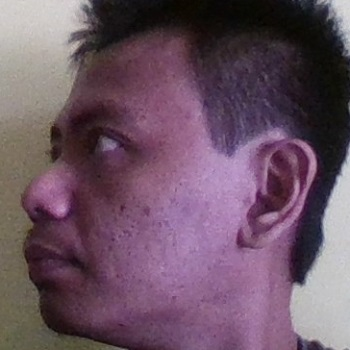
#> input picture dataset/21.jpg, 350 x 350 px; its folder holds 4 pictures in this run
$ python train2.py
#> lines starting #> are read from the running program, lines starting #| are printed output that depends on the picture
#!/usr/bin/env python

__author__ = 'Aleksandar Gyorev'
__email__  = 'a.gyorev@jacobs-university.de'

import os
import cv2
import sys
import shutil
import random
import numpy as np
import glob
"""
A Python class that implements the Eigenfaces algorithm
for face recognition, using eigenvalue decomposition and
principle component analysis.

We use the AT&T data set, with 60% of the images as train
and the rest 40% as a test set, including 85% of the energy.

Additionally, we use a small set of celebrity images to
find the best AT&T matches to them.

Example Call:
    $> python2.7 eigenfaces.py att_faces celebrity_faces

Algorithm Reference:
    http://docs.opencv.org/modules/contrib/doc/facerec/facerec_tutorial.html
"""
class Eigenfaces(object):                                                       # *** COMMENTS ***

    faceDet = cv2.CascadeClassifier("haarcascade_frontalface_default.xml")
    faceDet_two = cv2.CascadeClassifier("haarcascade_frontalface_alt2.xml")
    faceDet_three = cv2.CascadeClassifier("haarcascade_frontalface_alt.xml")
    faceDet_four = cv2.CascadeClassifier("haarcascade_frontalface_alt_tree.xml")
    faces_count = 20

    faces_dir = 'dataset\\*'                                                             # directory path to the AT&T faces

    train_faces_count = 1                                                       # number of faces used for training
    test_faces_count = 5                                                      # number of faces used for testing

    l = train_faces_count * faces_count                                         # training images count
    m = 350                                                                      # number of columns of the image
    n = 350                                                                    # number of rows of the image
    mn = m * n                                                                  # length of the column vector

    def extract_face(self, gray):
        #Detect face using 4 different classifiers
        face = self.faceDet.detectMultiScale(gray, scaleFactor=1.1, minNeighbors=10, minSize=(5, 5), flags=cv2.CASCADE_SCALE_IMAGE)
        face_two = self.faceDet_two.detectMultiScale(gray, scaleFactor=1.1, minNeighbors=10, minSize=(5, 5), flags=cv2.CASCADE_SCALE_IMAGE)
        face_three = self.faceDet_three.detectMultiScale(gray, scaleFactor=1.1, minNeighbors=10, minSize=(5, 5), flags=cv2.CASCADE_SCALE_IMAGE)
        face_four = self.faceDet_four.detectMultiScale(gray, scaleFactor=1.1, minNeighbors=10, minSize=(5, 5), flags=cv2.CASCADE_SCALE_IMAGE)

        #Go over detected faces, stop at first detected face, return empty if no face.
        if len(face) == 1:
            facefeatures = face
        elif len(face_two) == 1:
            facefeatures = face_two
        elif len(face_three) == 1:
            facefeatures = face_three
        elif len(face_four) == 1:
            facefeatures = face_four
        else:
            facefeatures = ""
        #Cut and save face
        for (x, y, w, h) in facefeatures: #get coordinates and size of rectangle containing face

            gray = gray[y:y+h, x:x+w] #Cut the frame to size

        try:
            out = cv2.resize(gray, (350, 350)) #Resize face so all images have same size
            # cv2.imwrite("dataset\\%s\\%s.jpg" %(emotion, filenumber), out) #Write image
        except:
            pass #If error, pass file
        return out

    """
    Initializing the Eigenfaces model.
    """
    def __init__(self, _faces_dir = 'dataset\\*', _energy = 0.85):
#> called with _faces_dir = 'dataset\\*', _energy = 0.85
        print('> Initializing started')

        self.faces_dir = _faces_dir
        self.energy = _energy
        self.training_ids = []                                                  # train image id's for every at&t face

        L = np.empty(shape=(self.mn, self.l), dtype='float64')                  # each row of L represents one train image
        cur_img = 0
        files = glob.glob("dataset\\*" )
        M = len(files)

        for f in files:
            v = cv2.imread(f)
#> v is the input picture: shape (350, 350, 3); mean B, G, R 99.5, 83.4, 107.4
            gray = cv2.cvtColor(v, cv2.COLOR_BGR2GRAY)
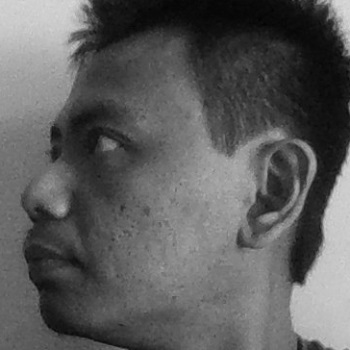
#> gray: shape (350, 350); min 2, max 217, mean 92.4
            face = self.extract_face(gray)
#> in extract_face, `face = self.faceDet.detectMultiScale(gray, scaleFactor=1.1, minNeighbo..`: face = ()
            img_col = np.array(face, dtype='float64').ravel().tolist()
#> img_col = 122500 items

            L[:, cur_img] = img_col[:]                                      # set the cur_img-th column to the current training image
            cur_img += 1
#> pass 2 of the loop in __init__, `for f in files:`:
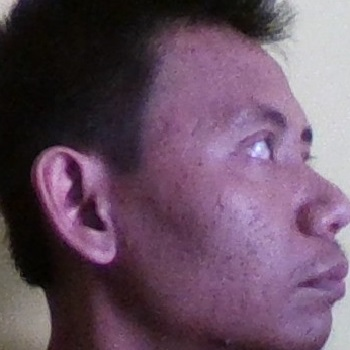
#> input picture dataset/22.jpg, 350 x 350 px
#> in __init__, v is the input picture: shape (350, 350, 3); mean B, G, R 98.5, 80, 103.1
#> in __init__, `gray = cv2.cvtColor(v, cv2.COLOR_BGR2GRAY)`:
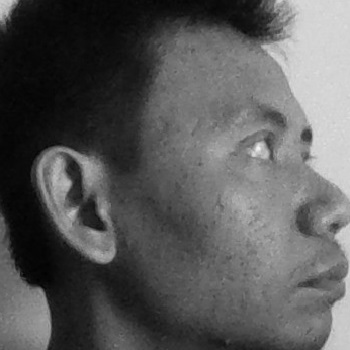
#> gray: shape (350, 350); min 1, max 244, mean 89
#> pass 3 of the loop in __init__, `for f in files:`:
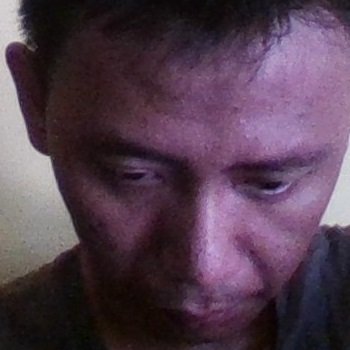
#> input picture dataset/23.jpg, 350 x 350 px
#> in __init__, v is the input picture: shape (350, 350, 3); mean B, G, R 78.4, 62.2, 82.8
#> in __init__, `gray = cv2.cvtColor(v, cv2.COLOR_BGR2GRAY)`:
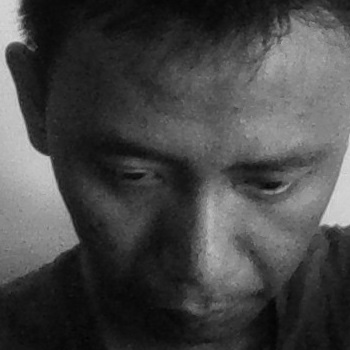
#> gray: shape (350, 350); min 1, max 217, mean 70.2
#> the loop made 4 passes; the first 3 are shown

        self.mean_img_col = np.sum(L, axis=1) / self.l                          # get the mean of all images / over the rows of L

        print(self.mean_img_col)
#> (printed output is left out)
        cv2.imshow('average_face face', np.array(self.mean_img_col,dtype='uint8').reshape(350, 350))
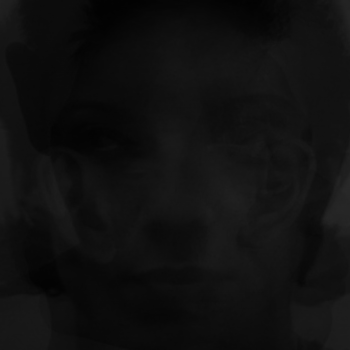
#> window 'average_face face': shape (350, 350); min 1, max 41, mean 15.9
        cv2.waitKey()
        for j in range(0, self.l):                                             # subtract from all training images
            L[:, j] -= self.mean_img_col[:]

        C = np.matrix(L.transpose()) * np.matrix(L)                             # instead of computing the covariance matrix as
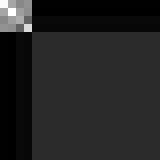
#> C: shape (20, 20) float64 (shown 8 times larger); min -170666963.3, max 1.04e+09, mean 0; drawn with min black and max white
        C /= self.l                                                             # L*L^T, we set C = L^T*L, and end up with way
                                                                                # smaller and computentionally inexpensive one
                                                                                # we also need to divide by the number of training
                                                                                # images

        print('L.shape', L.shape)
#| L.shape (122500, 20)
        self.evalues, self.evectors = np.linalg.eig(C)                          # eigenvectors/values of the covariance matrix
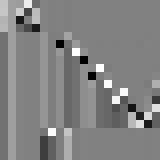
#> self.evectors: shape (20, 20) float64 (shown 8 times larger); min -0.953, max 0.927, mean 0.0111; drawn with min black and max white
#> self.evalues = 20 values, max 151278559.1 at index 0, min -1.65e-08 at index 1, mean 10401349
        sort_indices = self.evalues.argsort()[::-1]                             # getting their correct order - decreasing
#> sort_indices = 20 values, max 19 at index 11, min 0 at index 0, mean 9.5
        self.evalues = self.evalues[sort_indices]                               # puttin the evalues in that order
#> self.evalues = 20 values, max 151278559.1 at index 0, min -1.65e-08 at index 19, mean 10401349
        self.evectors = self.evectors[sort_indices]                             # same for the evectors
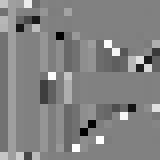
#> self.evectors: shape (20, 20) float64 (shown 8 times larger); min -0.953, max 0.927, mean 0.0111; drawn with min black and max white

        evalues_sum = sum(self.evalues[:])                                      # include only the first k evectors/values so
#> evalues_sum = 208026980.3
        evalues_count = 0                                                       # that they include approx. 85% of the energy
        evalues_energy = 0.0
        for evalue in self.evalues:
            evalues_count += 1
            evalues_energy += evalue / evalues_sum

            if evalues_energy >= self.energy:
                break
#> this loop made 2 passes
#> (evalue, evalues_count, evalues_energy) on passes 1 to 2: (151278559.1, 1, 0.727), (25988309.5, 2, 0.852)
#> after the loop, evalues_count = 2; evalues_energy = 0.852

        self.evalues = self.evalues[0:evalues_count]                            # reduce the number of eigenvectors/values to consider
#> self.evalues = [151278559.1, 25988309.5]
        self.evectors = self.evectors[0:evalues_count]

        self.evectors = self.evectors.transpose()                               # change eigenvectors from rows to columns
#> self.evectors = 20 rows, first 8: [0.493, -0.111], [0.224, 0.224], [0.202, 0.013], [0.801, 0.003], [-0.156, 0.00221], [0.0146, 0.15], [-0.00433, -0.0204], [0.000626, -0.0119]
        print('self.evectors.shape', self.evectors.shape)
#| self.evectors.shape (20, 2)
        self.evectors = L * self.evectors                                       # left multiply to get the correct evectors
#> self.evectors = 122500 pairs, first value 9.78 to 309.2, second value -28.88 to 39.9
        norms = np.linalg.norm(self.evectors, axis=0)                           # find the norm of each eigenvector
#> norms = [43975.9, 5000.4]
        self.evectors = self.evectors / norms                                   # normalize all eigenvectors
#> self.evectors = 122500 pairs, first value 0.000222 to 0.00703, second value -0.00578 to 0.00798
        print('self.evectors.shape', self.evectors.shape)
#| self.evectors.shape (122500, 2)
        self.W = self.evectors.transpose() * L                                  # computing the weights

        print('> Initializing ended')

    """
    Classify an image to one of the eigenfaces.
    """
    def classify(self, path_to_img):
#> called with path_to_img = 'E:\\Projects\\Eigen Face\\cropped\\19.jpg'
        img = cv2.imread(path_to_img, 0)                                        # read as a grayscale image
        img_col = np.array(img, dtype='float64').flatten()                      # flatten the image
#> img_col = [nan]
#> (the run stopped early here; a loop or call above may not have finished)
